Frame 1 (no input): blank canvas, image omitted
Frame 60 (the mouse pressed at the canvas centre just before this capture): blank canvas, image omitted
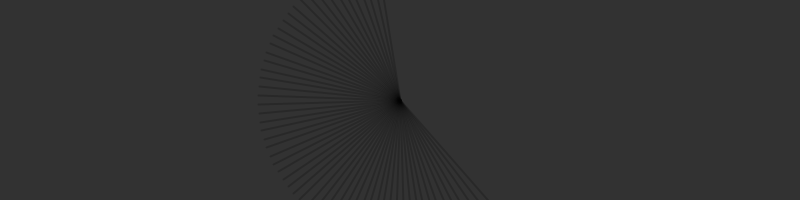
Frame 120 (the mouse held since frame 60 and released just before this capture)

The Processing sketch whose frames 1 and 60 were blank and that drew this single picture after the mouse press (run headless with seeded random() and noise(); from frame 60 on, the mouse is pressed at the canvas centre):

// Processing sketch: processing_9941
// ── processing_9941.pde

float  angulo = 0;
int tamanio=100 ;
void setup() 
{
  background(50); //cambio de color de fondo a gris oscuro
  frameRate(30); //velocidad redibujo lineas
  size(800,200); //cambio de tamaño
  smooth(); //suavizado
  noCursor();
}

void draw() {
  dibujarLinea();
}

void keyPressed() {
  switch(key) {
  case '+': 
    tamanio++;
    break;
  case '-': 
    tamanio--;
    break;
  }
}
void mouseDragged() {
  println("ddddm:"+tamanio);
  dibujarPelotas();
}
void mouseMoved() {
  fill(random(255),100); //color pelotitas de fondo
  noStroke();
  ellipse(random(width),random(height),map(mouseX,0,width,0,50),map(mouseX,0,width,0,50));
}
void dibujarLinea() {
  if (mouseX != 0) {

    pushMatrix();
    angulo =  angulo+ PI/50;
    stroke(0,50);
    strokeWeight(2);
    translate(mouseX,mouseY);
    rotate(angulo);
    line(0,0,100,100);
    popMatrix();
  }
}
void dibujarPelotas() {
  noStroke();
  fill(devuelveColor());
  float tam = map(mouseY,0,height,0,tamanio);
  ellipse(mouseX,mouseY, tam,tam);
}
color devuelveColor() {
  float rojo = 0; //cambio de colores pelotas dibujadas
  float verde = random(0,100);
  float azul = 10;
  return color(rojo,verde,azul);
}
